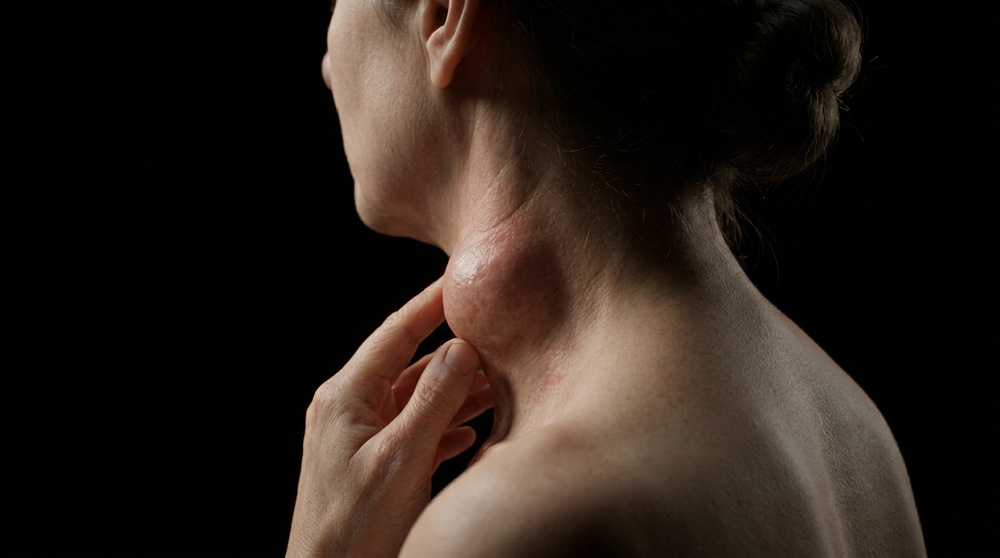
#> input picture images/case-studies/tb-scrofula-hero.jpg, 1000 x 558 px, shrunk from 1376 x 768 before the run, found by its file name
$ python split_grid.py tb-scrofula-hero.jpg 2 2 --prefix tb-scrofula
#> lines starting #> are read from the running program, lines starting #| are printed output that depends on the picture
"""Split grid-composite images (2x2, 3x3, etc.) into individual cells.
Usage: python split_grid.py <input> <rows> <cols> [--output-dir <dir>] [--prefix <name>]
Example: python split_grid.py tb-scrofula-hero.jpg 2 2 --prefix tb-scrofula
"""
import os, sys
from PIL import Image

def split_grid(input_path, rows, cols, output_dir=None, prefix=None):
    img = Image.open(input_path)
    w, h = img.size
    cell_w, cell_h = w // cols, h // rows

    if output_dir is None:
        output_dir = os.path.dirname(input_path) or '.'
    if prefix is None:
        base = os.path.splitext(os.path.basename(input_path))[0]
        prefix = base

    ext = os.path.splitext(input_path)[1] or '.jpg'
    if ext.lower() == '.jpeg': ext = '.jpg'

    saved = []
    for r in range(rows):
        for c in range(cols):
            idx = r * cols + c + 1
            left, upper = c * cell_w, r * cell_h
            right, lower = left + cell_w, upper + cell_h
            cell = img.crop((left, upper, right, lower))
            fname = f"{prefix}-{idx:02d}{ext}"
            out_path = os.path.join(output_dir, fname)
            cell.save(out_path, quality=95)
            saved.append(out_path)
            print(f"  -> {fname}  ({cell.size[0]}x{cell.size[1]})")

    print(f"Split {os.path.basename(input_path)} ({w}x{h}) into {rows}x{cols} = {len(saved)} cells")
    return saved

if __name__ == '__main__':
    if len(sys.argv) < 4:
        print(__doc__)
        sys.exit(1)

    input_path = sys.argv[1]
    rows = int(sys.argv[2])
    cols = int(sys.argv[3])
    output_dir = None
    prefix = None

    args = sys.argv[4:]
    i = 0
    while i < len(args):
        if args[i] == '--output-dir' and i+1 < len(args):
            output_dir = args[i+1]; i += 2
        elif args[i] == '--prefix' and i+1 < len(args):
            prefix = args[i+1]; i += 2
        else:
            i += 1

    split_grid(input_path, rows, cols, output_dir=output_dir, prefix=prefix)
#> in split_grid, img is the input picture: PIL image 1000x558 RGB; mean R, G, B 40.2, 30.8, 24.9
#> the loop in split_grid, `for r in range(rows):` made 2 passes
#> pass 1, in split_grid, `cell.save(out_path, quality=95)`:
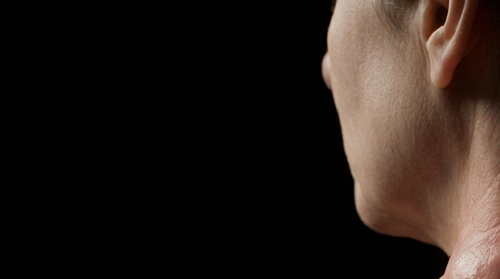
#> saved as tb-scrofula-01.jpg: PIL image 500x279 RGB; mean R, G, B 36.7, 27.9, 23
#> pass 1, in split_grid, `cell.save(out_path, quality=95)`:
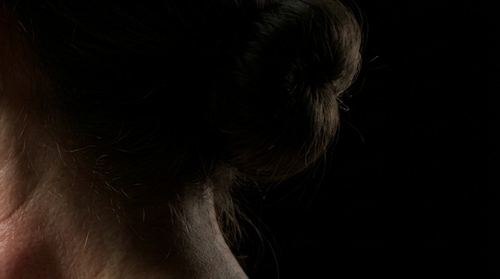
#> saved as tb-scrofula-02.jpg: PIL image 500x279 RGB; mean R, G, B 13.8, 9.6, 6.5
#> pass 2, in split_grid, `cell.save(out_path, quality=95)`:
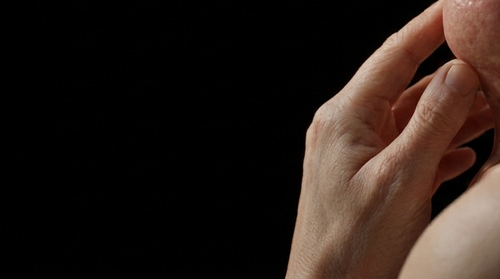
#> saved as tb-scrofula-03.jpg: PIL image 500x279 RGB; mean R, G, B 41.4, 29.8, 24.2
#> pass 2, in split_grid, `cell.save(out_path, quality=95)`:
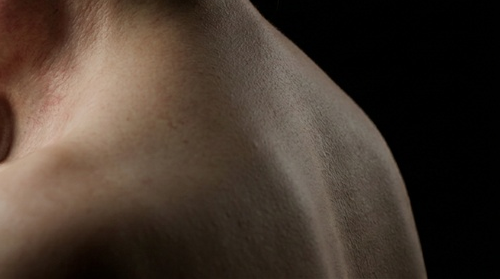
#> saved as tb-scrofula-04.jpg: PIL image 500x279 RGB; mean R, G, B 69, 55.8, 45.7
#> after the loop in split_grid, `for r in range(rows):`: saved = ['./tb-scrofula-01.jpg', './tb-scrofula-02.jpg', './tb-scrofula-03.jpg', './tb-scrofula-04.jpg']
#| Split tb-scrofula-hero.jpg (1000x558) into 2x2 = 4 cells

$ run again, with images/case-studies/action-potential-01-na-channel-open.jpg copied over images/case-studies/tb-scrofula-hero.jpg
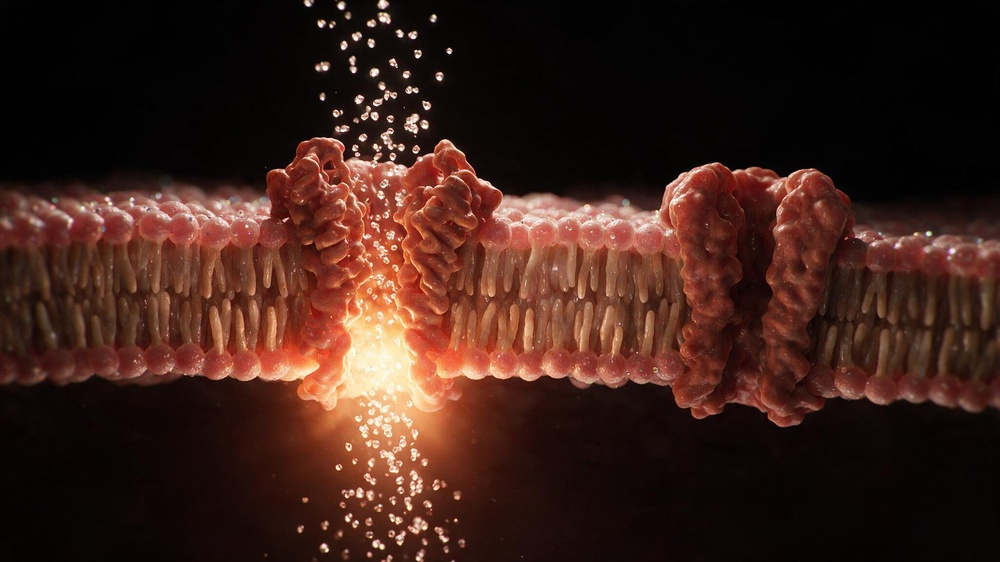
#> input picture images/case-studies/action-potential-01-na-channel-open.jpg, 1000 x 562 px, shrunk from 2048 x 1152 before the run, found by its file name
#> in split_grid, img is the input picture: PIL image 1000x562 RGB; mean R, G, B 61.7, 33.6, 25.6
#> the loop in split_grid, `for r in range(rows):` made 2 passes
#> pass 1, in split_grid, `cell.save(out_path, quality=95)`:
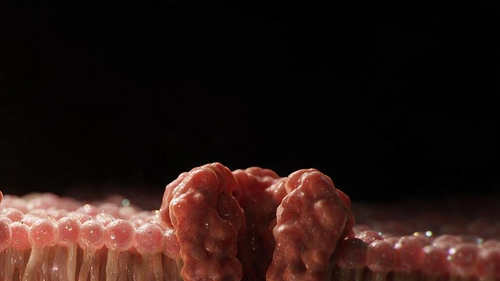
#> saved as tb-scrofula-02.jpg: PIL image 500x281 RGB; mean R, G, B 41.1, 23.1, 19.4
#> pass 2, in split_grid, `cell.save(out_path, quality=95)`:
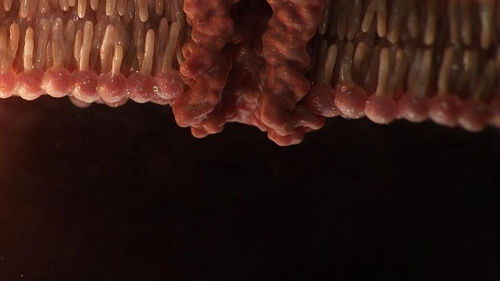
#> saved as tb-scrofula-04.jpg: PIL image 500x281 RGB; mean R, G, B 51.2, 25.6, 19.3
#> after the loop in split_grid, `for r in range(rows):`: saved = ['./tb-scrofula-01.jpg', './tb-scrofula-02.jpg', './tb-scrofula-03.jpg', './tb-scrofula-04.jpg']
#| Split tb-scrofula-hero.jpg (1000x562) into 2x2 = 4 cells

$ run again, with images/case-studies/agranulocytosis-01-2x2-marrow.jpg copied over images/case-studies/tb-scrofula-hero.jpg
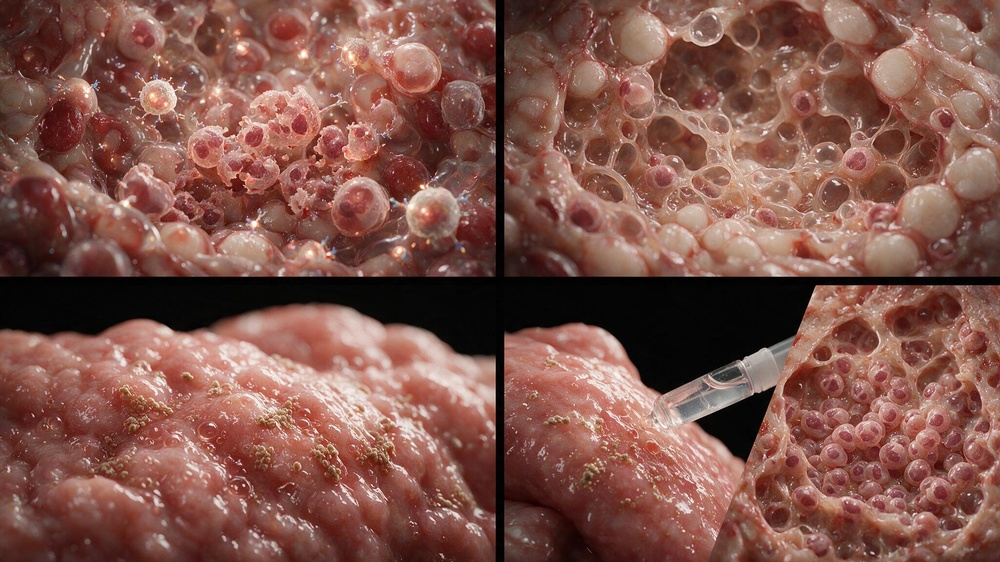
#> input picture images/case-studies/agranulocytosis-01-2x2-marrow.jpg, 1000 x 562 px, shrunk from 2048 x 1152 before the run, found by its file name
#> in split_grid, img is the input picture: PIL image 1000x562 RGB; mean R, G, B 129.6, 85.6, 76.1
#> the loop in split_grid, `for r in range(rows):` made 2 passes
#> pass 1, in split_grid, `cell.save(out_path, quality=95)`:
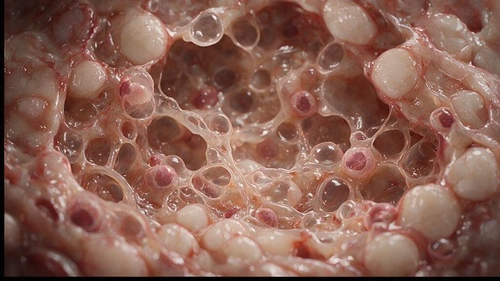
#> saved as tb-scrofula-02.jpg: PIL image 500x281 RGB; mean R, G, B 137.9, 96.3, 83.4
#> pass 2, in split_grid, `cell.save(out_path, quality=95)`:
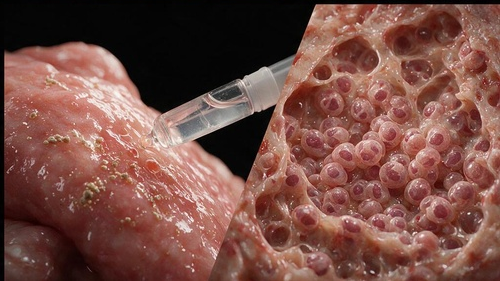
#> saved as tb-scrofula-04.jpg: PIL image 500x281 RGB; mean R, G, B 119.5, 77.7, 69.5
#> after the loop in split_grid, `for r in range(rows):`: saved = ['./tb-scrofula-01.jpg', './tb-scrofula-02.jpg', './tb-scrofula-03.jpg', './tb-scrofula-04.jpg']
#| Split tb-scrofula-hero.jpg (1000x562) into 2x2 = 4 cells

$ run again, with images/case-studies/aspirin-01-cox1-split.jpg copied over images/case-studies/tb-scrofula-hero.jpg
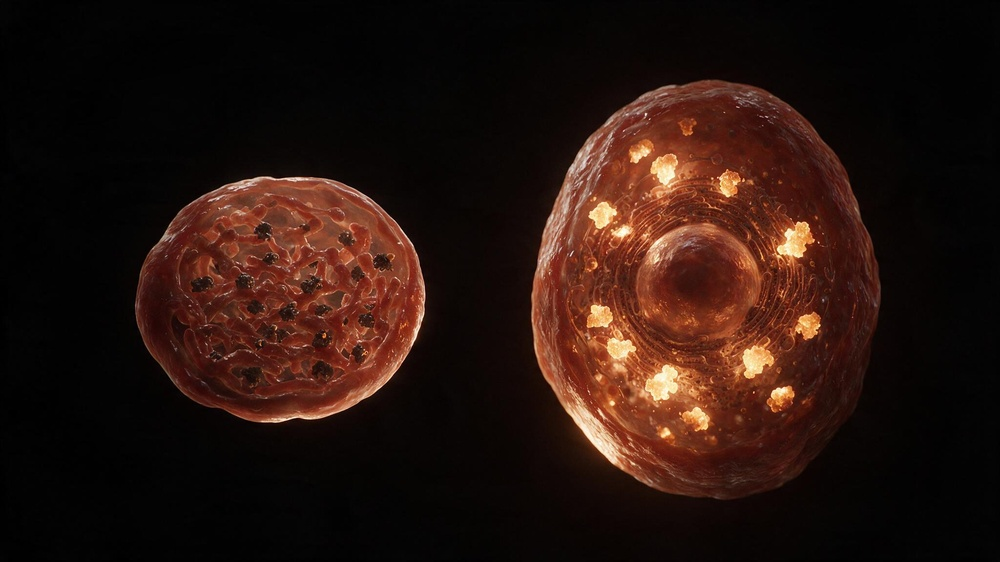
#> input picture images/case-studies/aspirin-01-cox1-split.jpg, 1000 x 562 px, shrunk from 2048 x 1152 before the run, found by its file name
#> in split_grid, img is the input picture: PIL image 1000x562 RGB; mean R, G, B 39.9, 20.3, 14
#> the loop in split_grid, `for r in range(rows):` made 2 passes
#> pass 1, in split_grid, `cell.save(out_path, quality=95)`:
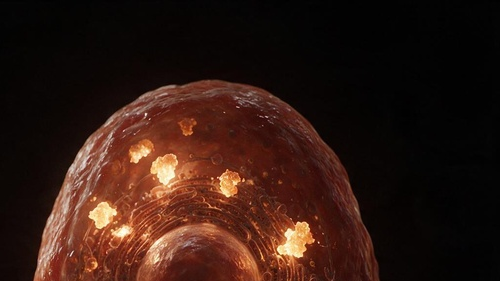
#> saved as tb-scrofula-02.jpg: PIL image 500x281 RGB; mean R, G, B 50.2, 26.1, 18.1
#> pass 2, in split_grid, `cell.save(out_path, quality=95)`:
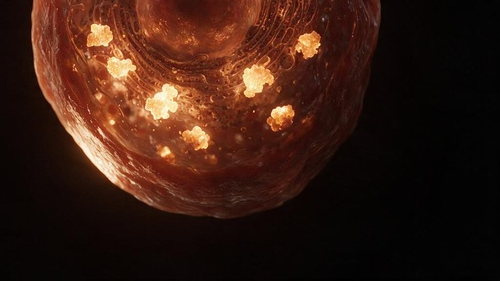
#> saved as tb-scrofula-04.jpg: PIL image 500x281 RGB; mean R, G, B 57.3, 28.8, 18.2
#> after the loop in split_grid, `for r in range(rows):`: saved = ['./tb-scrofula-01.jpg', './tb-scrofula-02.jpg', './tb-scrofula-03.jpg', './tb-scrofula-04.jpg']
#| Split tb-scrofula-hero.jpg (1000x562) into 2x2 = 4 cells
